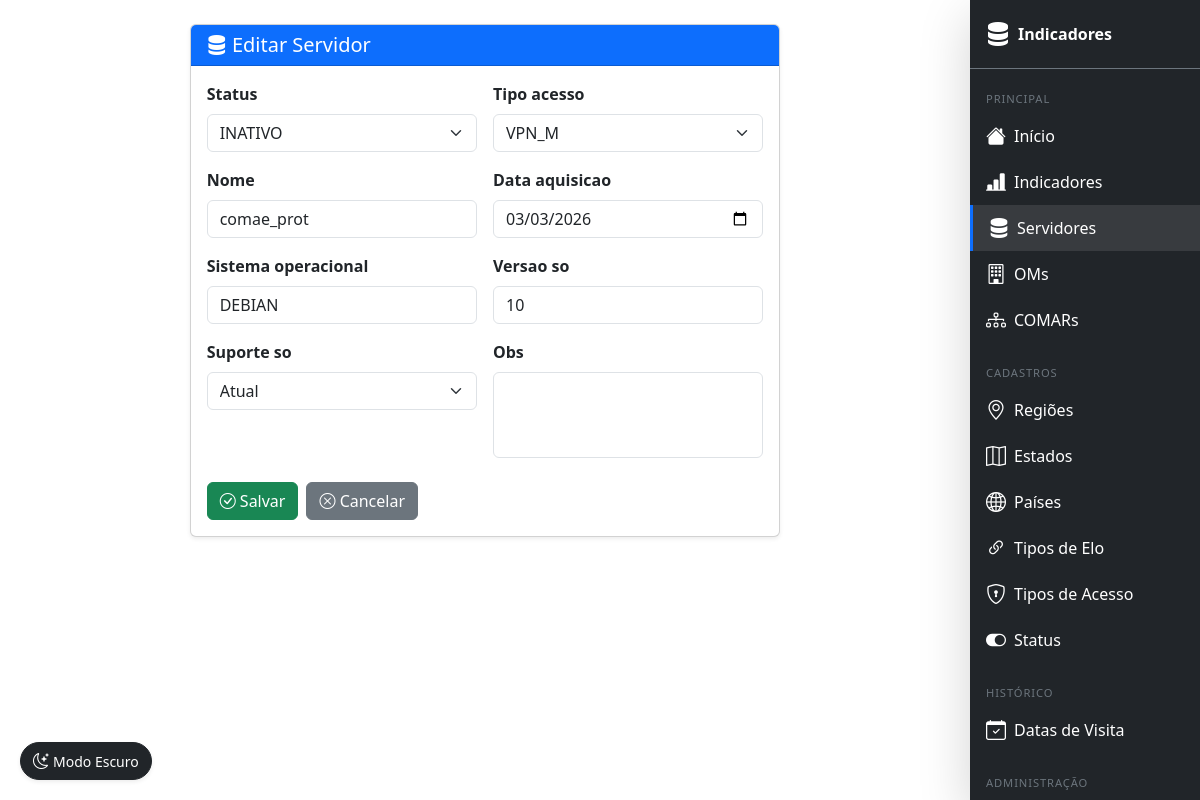
Screenshot of /servidor/1/editar/ (signed in) with the database file from the repository.
### indicadores/models.py (models this page shows, shortened)
class Servidor(models.Model):
    SUPORTE_ATUAL = 'atual'
    SUPORTE_SUPORTADO = 'suportado'
    SUPORTE_DESCONTINUADO = 'descontinuado'
    SUPORTE_SO_CHOICES = [
        (SUPORTE_ATUAL, 'Atual'),
        (SUPORTE_SUPORTADO, 'Suportado'),
        (SUPORTE_DESCONTINUADO, 'Descontinuado'),
    ]
    status = models.ForeignKey(Status, on_delete=models.CASCADE)
    tipo_acesso = models.ForeignKey(TipoAcesso, on_delete=models.CASCADE)
    nome = models.CharField(max_length=100)
    data_aquisicao = models.DateField()
    sistema_operacional = models.CharField(max_length=100)
    versao_so = models.CharField(max_length=50)
    suporte_so = models.CharField(
        max_length=20,
        choices=SUPORTE_SO_CHOICES,
        default=SUPORTE_ATUAL,
    )
    obs = models.TextField(blank=True, null=True)

### indicadores/views/views_servidor.py (the view)
# urls.py: path('servidor/<int:pk>/editar/',     lr(views.servidor_update), name='servidor_update'),
def servidor_update(request, pk):
    obj = get_object_or_404(Servidor, pk=pk)
    form = ServidorForm(request.POST or None, instance=obj)
    if form.is_valid():
        form.save()
        messages.success(request, 'Servidor atualizado.')
        return redirect('ind:servidor_list')
    return render(request, 'servidor/form.html', {'form': form, 'titulo': 'Editar Servidor'})

### indicadores/forms.py (shortened to what this page needs)
class ServidorForm(forms.ModelForm):
    class Meta:
        model = Servidor
        fields = [
            'status', 'tipo_acesso', 'nome',
            'data_aquisicao', 'sistema_operacional', 'versao_so', 'suporte_so', 'obs',
        ]
        widgets = {
            'status': forms.Select(attrs=_SELECT_ATTRS),
            'tipo_acesso': forms.Select(attrs=_SELECT_ATTRS),
            'nome': forms.TextInput(attrs=_WIDGET_ATTRS),
            'data_aquisicao': forms.DateInput(attrs={**_WIDGET_ATTRS, 'type': 'date'}, format='%Y-%m-%d'),
            'sistema_operacional': forms.TextInput(attrs=_WIDGET_ATTRS),
            'versao_so': forms.TextInput(attrs=_WIDGET_ATTRS),
            'suporte_so': forms.Select(attrs=_SELECT_ATTRS),
            'obs': forms.Textarea(attrs={**_WIDGET_ATTRS, 'rows': 3}),
        }

### indicadores/models.py (called while the page is built)
    def __str__(self):
        return self.descricao

    def __str__(self):
        return self.tipo

### templates/servidor/form.html (shortened to what this page needs)
{% extends 'base.html' %}
{% block content %}
<div class="container mt-4">
    <div class="row justify-content-center">
        <div class="col-md-8">
            <div class="card shadow-sm">
                <div class="card-header bg-primary text-white">
                    <h5 class="mb-0"><i class="bi bi-server"></i> {{ titulo }}</h5>
                </div>
                <div class="card-body">
                    <form method="post">
                        <div class="row g-3">
                            {% for field in form %}
                            <div class="col-12 col-md-6">
                                <label class="form-label fw-semibold">{{ field.label }}</label>
                                {{ field }}
                            </div>
                            {% endfor %}
                        </div>
                        <div class="d-flex gap-2 mt-4">
                            <button type="submit" class="btn btn-success"><i class="bi bi-check-circle"></i> Salvar</button>
                            <a href="{% url 'ind:servidor_list' %}" class="btn btn-secondary"><i class="bi bi-x-circle"></i> Cancelar</a>
                        </div>
                    </form>
                </div>
            </div>
        </div>
    </div>
</div>
{% endblock %}

### templates/base.html (style rules this page uses)
@media (min-width: 992px) { body { padding-right: 230px; } }
textarea { resize: none; }

### rows the page displays
Servidor: form "INATIVO" "VPN_M" "comae_prot" "03/03/2026" "DEBIAN" "10" "Atual"

### other values shown
{{ titulo }} "Editar Servidor"
{{ field.label }} "Status" "Tipo acesso" "Nome" "Data aquisicao" "Sistema operacional" "Versao so" "Suporte so" "Obs"
